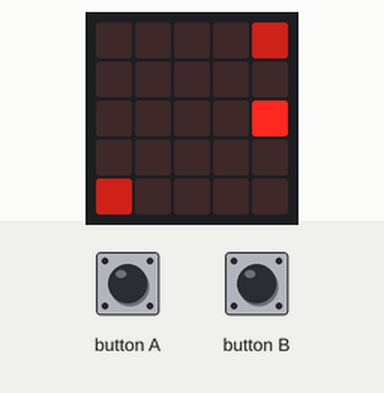
This program was run on a simulated BBC micro:bit running MicroPython. On the bench: the board's 5×5 LED display. The inputs (shaded band) are chosen by the test bench. Random numbers come from a fixed seed.

Above: at 0.89 s.
1.3 s: button B pressed for 0.15 s
At 1.46 s:
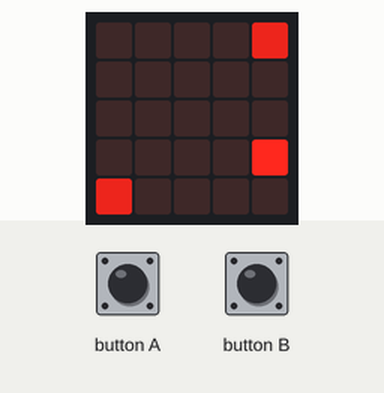
2.0 s: button A pressed for 0.15 s
At 2.19 s:
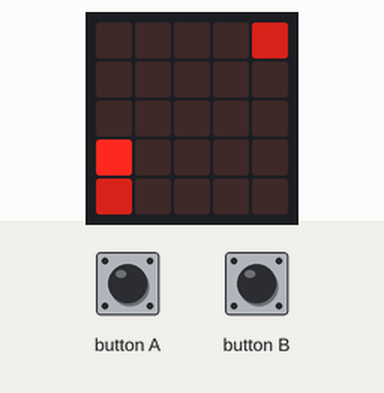
2.7 s: button A pressed for 1 s
At 2.91 s:
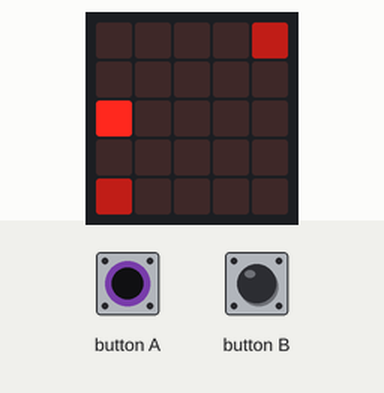
4.3 s: button B pressed for 1 s
At 4.36 s:
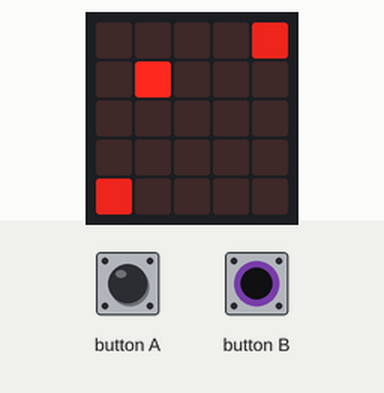
5.9 s: button A pressed for 0.15 s
At 6.54 s:
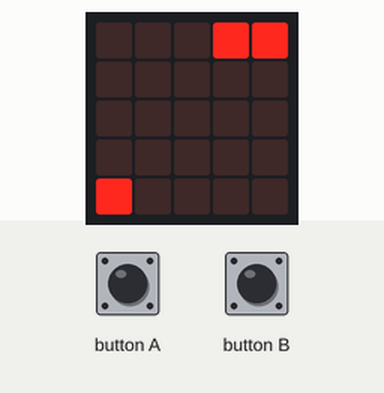
6.6 s: button B pressed for 0.15 s
At 7.26 s:
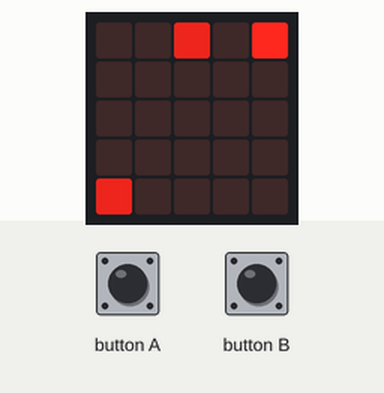

The program:

snake.py
```python
from microbit import *
import random

# number of time intensity of apple changes per movement of snake
_FRAME_COUNT = 14

# Directions
N = (-1, 0)
W = (0, -1)
S = (1, 0)
E = (0, 1)

def turn_left(direction):
    if direction == N:
        return W
    if direction == W:
        return S
    if direction == S:
        return E
    return N

def turn_right(direction):
    if direction == N:
        return E
    if direction == E:
        return S
    if direction == S:
        return W
    return N

# Get next position given initial position and direction.
def get_next(pos, direction):
    return ((pos[0] + direction[0])%5, (pos[1] + direction[1])%5)


class Snake(object):
    # Snake object stores current position(s), boolean (whether it's growing),
    # and current directions.
    def __init__(self):
        self.parts = [(2,2)]
        self.direction = E
        self.grows = False

    # head of the snake
    def head(self):
        return self.parts[0]

    # Change position of the snake according to direction.
    # True if snake doesn't collide with itself, False otherwise (game lost).
    def move(self):
        new = get_next(self.head(), self.direction)
        if self.grows:
            self.parts.insert(0, new)
            self.grows = False
        else:
            self.parts.pop()
            self.parts.insert(0, new)

        if new in self.parts[1:]:
            return False
        return True

    # length of the snake
    def __len__(self):
        return len(self.parts)


class Board(object):
    def __init__(self, snake):
        self.snake = snake
        self.tiles = [[0] * 5] + [[0] * 5] + [[0] * 5] + [[0] * 5] + [[0] * 5]
        self.apples = []
        # generate two apples
        self.add_random_apple()
        self.add_random_apple()

        # count number of frames; apple-pixels change more frequently than the
        # snake moves
        self.frame_count = 0
        # apples are distinguishable by (rapidly) changing intensity
        self.apple_intensity = 0

    # set a position (tuple) to a
    def set(self, pos, intensity):
        self.tiles[pos[0]][pos[1]] = intensity

    # Choose a random position that is not occupied.
    # Choosing out of a list of free positions is not feasable due to
    # memory limitations.
    def add_random_apple(self):
        free = 25 - len(self.snake.parts) - len(self.apples)
        if free == 0:
            return  # can't add another apple

        i = -1
        for k in range(random.randint(1, free)):
            i += 1
            while (i//5, i%5) in self.snake.parts or (i//5, i%5) in self.apples:
                i += 1
        self.apples.append((i // 5, i % 5))

    def draw_snake(self):
        slen = len(self.snake)
        if slen < 9:
            for pos, intensity in zip(self.snake.parts, range(9, 1, -1)):
                self.set(pos, intensity)
        else:
            tail_part_size = slen // 8
            head_size = slen - tail_part_size * 7
            # set the 8 parts of the tail to intensities 2,..,8
            for i in range(8, 1, -1):
                beg = head_size + (8-i) * tail_part_size
                part = self.snake.parts[beg:beg + tail_part_size]
                for pos in part:
                    self.set(pos, i)
            # set the front part of the snake to highest intensity 9
            for pos in self.snake.parts[0:head_size]:
                self.set(pos, 9)

    def draw(self):
        for xy in range(25):
            display.set_pixel(xy%5, xy//5, self.tiles[xy//5][xy%5])

    def step(self):
        if self.frame_count == 0:
            # clear tiles
            for line in self.tiles:
                for j in range(len(line)):
                    line[j] = 0

            # move snake
            if self.snake.move() == False:
                return 'l'
            if len(self.snake) == 30:
                return 'w'

            if self.snake.head() in self.apples:
                self.apples.remove(self.snake.head())
                self.add_random_apple()
                self.snake.grows = True

            self.draw_snake()

        # draw apple tiles
        self.apple_intensity += 1
        self.apple_intensity %= 8
        for apple in self.apples:
            self.set(apple, 2 + self.apple_intensity)

        self.draw()

        self.frame_count += 1
        self.frame_count %= _FRAME_COUNT

        return 'c'

while True:
    snake = Snake()
    board = Board(snake)

    state = board.step()

    while  state == 'c':
        if button_a.get_presses() > 0:
            snake.direction = turn_left(snake.direction)
        elif button_b.get_presses() > 0:
            snake.direction = turn_right(snake.direction)
        sleep(50)

        state = board.step()

    if state == 'w':
        display.show(Image.HAPPY)
    else:
        display.show(Image.SAD)

    while button_a.was_pressed() or button_b.was_pressed():
        sleep(200)
```
